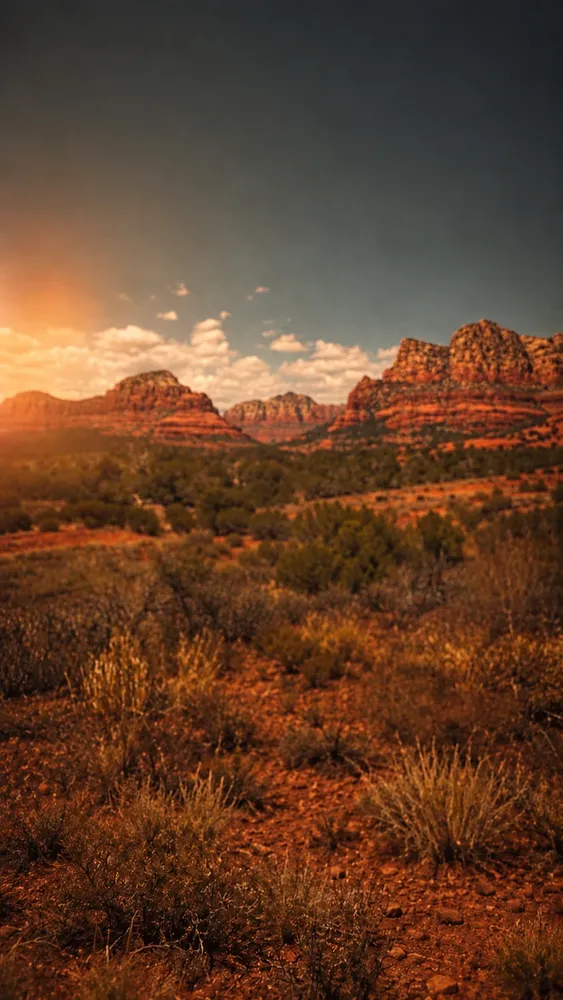
#> input picture assets/portal/sedona-photo.webp, 563 x 1000 px, shrunk from 941 x 1672 before the run
$ python -i grade2.py   (imports and definitions only)
#> lines starting #> are read from the running program, lines starting #| are printed output that depends on the picture
#> further down, picture is the input picture: shape (1000, 563, 3); mean B, G, R 42.2, 64.1, 98.8
import cv2, numpy as np
rng=np.random.default_rng(7)
def paper(h,w):
    n=rng.standard_normal((h,w)).astype(np.float32)
    g=cv2.GaussianBlur(n,(0,0),1.1)*0.6+cv2.GaussianBlur(n,(0,0),4)*1.4
    return g/g.std()
def smoothstep(e0,e1,x): t=np.clip((x-e0)/(e1-e0),0,1); return t*t*(3-2*t)
def grade(bgr, base_chroma=0.86, gold_chroma=1.3, lift=7, smooth=0.5, grain=1.6):
#> called with base_chroma = 1, gold_chroma = 1, lift = 5, smooth = 0.5, grain = 1.8
    img=bgr.astype(np.uint8)
    sm=cv2.edgePreservingFilter(img,flags=1,sigma_s=18,sigma_r=0.12)
    img=cv2.addWeighted(sm,smooth,img,1-smooth,0)
    hsv=cv2.cvtColor(img,cv2.COLOR_BGR2HSV).astype(np.float32)
    H,S,V=hsv[...,0],hsv[...,1]/255,hsv[...,2]/255
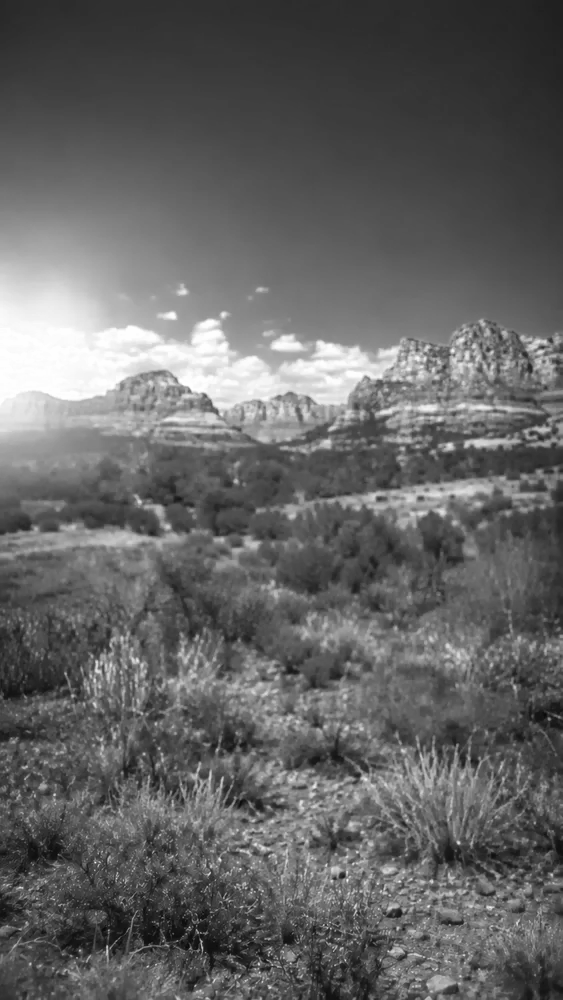
#> V: shape (1000, 563) float32; min 0.0235, max 0.996, mean 0.391
    # gold: yellow-orange hues (OpenCV H 15..32 = 30..64 deg), saturated and bright
    gold=smoothstep(13,18,H)*(1-smoothstep(30,36,H))*smoothstep(0.25,0.5,S)*smoothstep(0.45,0.75,V)
    # brilliance: the sun and its glow
    hi=smoothstep(0.82,0.97,V)
    lab=cv2.cvtColor(img,cv2.COLOR_BGR2LAB).astype(np.float32)
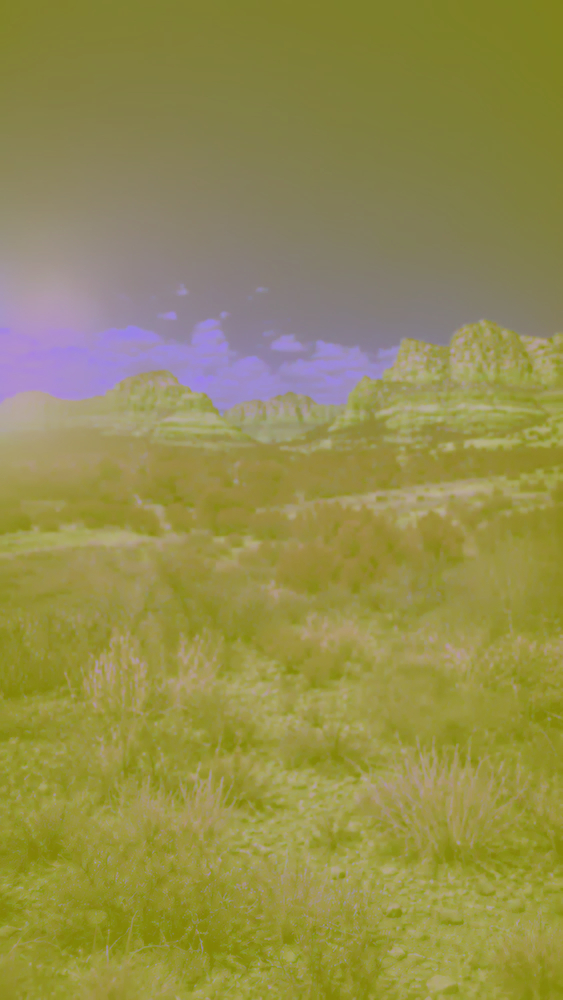
#> lab: shape (1000, 563, 3) float32; mean B, G, R 78.1, 141, 147.4
    L,a,b=lab[...,0],lab[...,1]-128,lab[...,2]-128
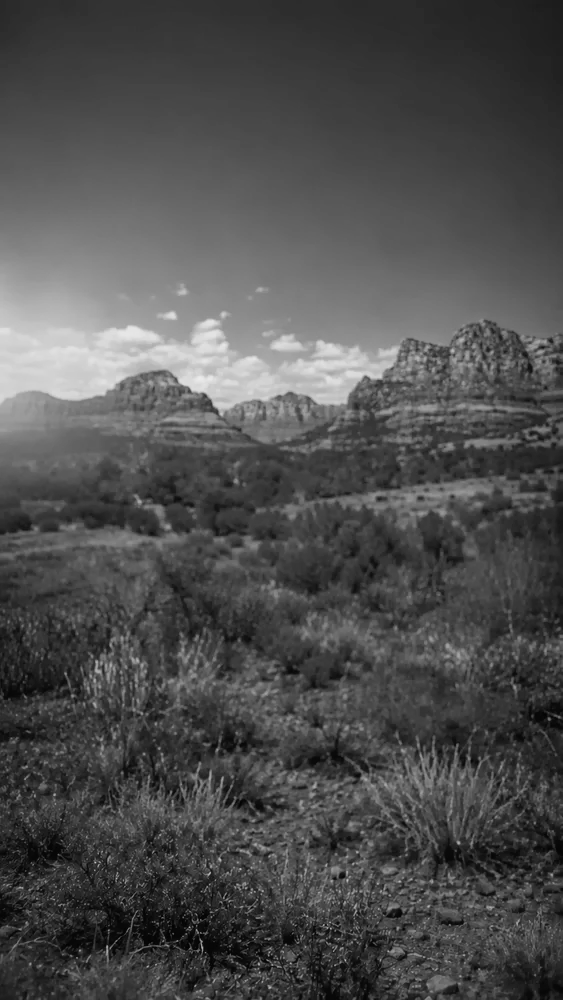
#> L: shape (1000, 563) float32; min 2, max 236, mean 78.1
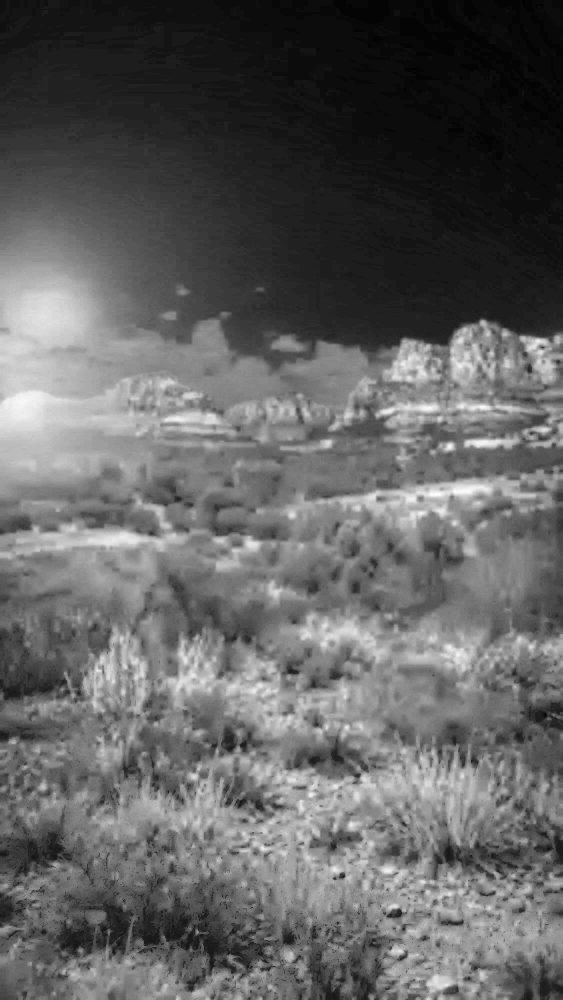
#> b: shape (1000, 563) float32; min -4, max 57, mean 19.4; drawn with min black and max white
    ch=base_chroma+(gold_chroma-base_chroma)*gold
#> ch: shape (1000, 563) float32; every value is 1
    ch=np.maximum(ch,1.0*hi)
    a*=ch; b*=ch
    # brighter, illustrated: lift shadows/mids, keep highlights brilliant (no compression)
    Ln=L/255
    Ln=Ln+ (lift/255)*(1-Ln)*1.6 + 0.06*gold*(1-Ln)
    L=Ln*255+paper(*L.shape)*grain*(1-hi)
    lab=np.dstack([np.clip(L,0,255),np.clip(a+128,0,255),np.clip(b+128,0,255)]).astype(np.uint8)
    return cv2.cvtColor(lab,cv2.COLOR_LAB2BGR)
#> returned value: shape (1000, 563, 3)

def grade3(bgr, base_chroma=0.78, gold_chroma=1.06, lift=5, smooth=0.5, grain=1.8):
    # muted, painterly, shifted away from purple/red toward green-yellow-blue (Burnell's palette)
    img=grade(bgr, base_chroma=1.0, gold_chroma=1.0, lift=lift, smooth=smooth, grain=grain)
    hsv=cv2.cvtColor(img,cv2.COLOR_BGR2HSV).astype(np.float32)
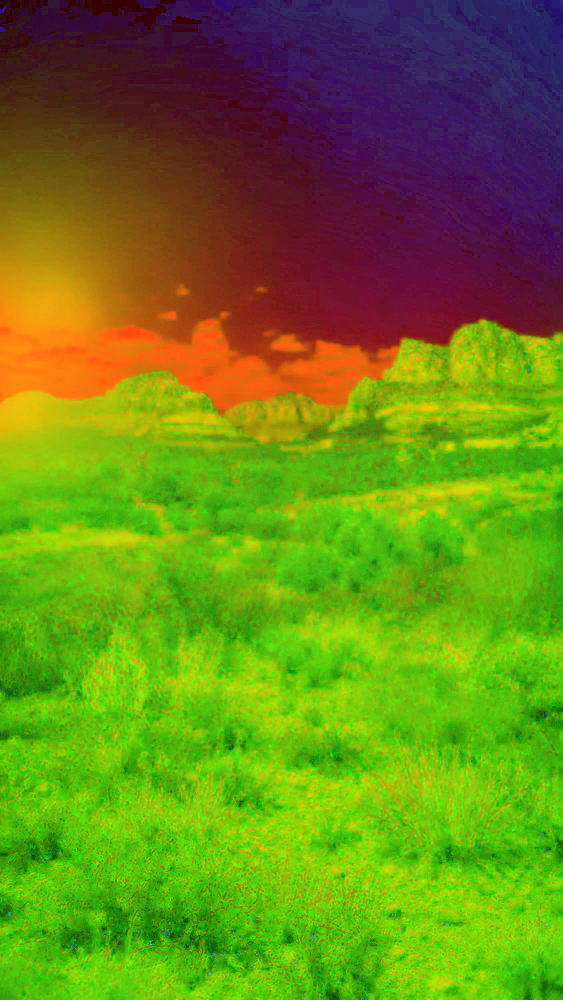
#> hsv: shape (1000, 563, 3) float32; mean B, G, R 24.3, 134.6, 104.8
    H,S,V=hsv[...,0],hsv[...,1]/255,hsv[...,2]/255
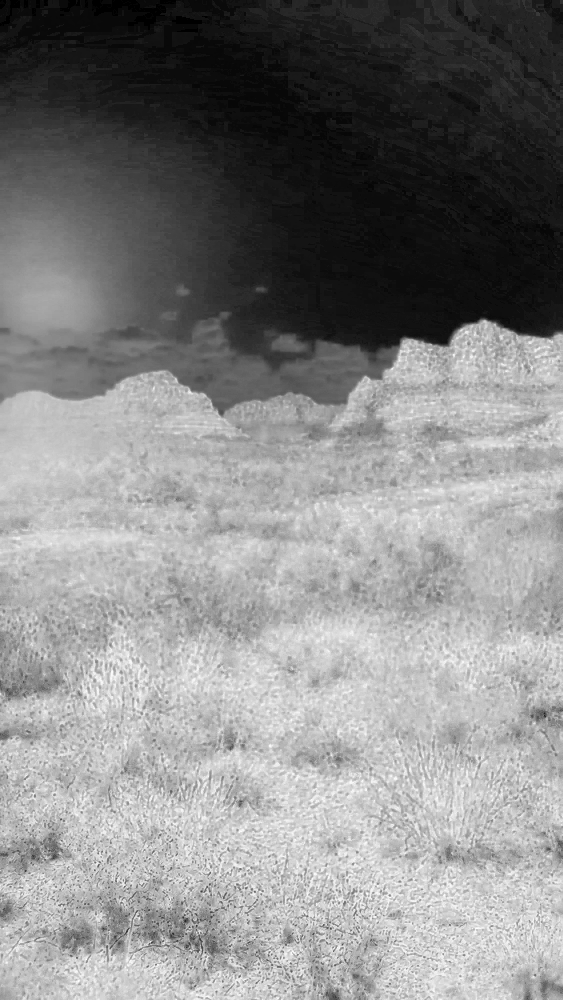
#> S: shape (1000, 563) float32; min 0, max 1, mean 0.528
    gold=smoothstep(13,18,H)*(1-smoothstep(30,36,H))*smoothstep(0.25,0.5,S)*smoothstep(0.45,0.75,V)
#> in smoothstep (call 9), `return t * t * (3 - 2 * t)`:
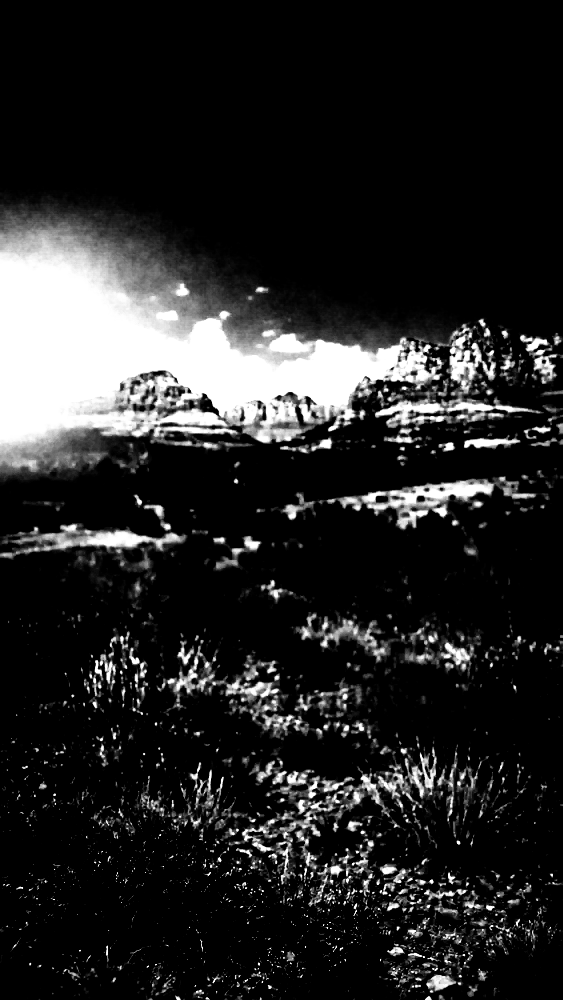
#> returned value: shape (1000, 563) float32; min 0, max 1, mean 0.147
    hi=smoothstep(0.82,0.97,V)
    lab=cv2.cvtColor(img,cv2.COLOR_BGR2LAB).astype(np.float32)
    L,a,b=lab[...,0],lab[...,1]-128,lab[...,2]-128
    # pull magenta/red out: positive a shrinks and slides a touch toward green
    a=np.where(a>0,a*0.72,a)-2.5
    # purples (red + blue) lean blue
    purple=smoothstep(0,10,lab[...,1]-128)*smoothstep(0,10,-(lab[...,2]-128))
    a=a*(1-0.5*purple); b=b-3*purple
    # greens and yellows a little richer than the rest
    green=smoothstep(2,10,-a)
    ch=base_chroma+(gold_chroma-base_chroma)*np.maximum(gold,0.6*green)
    ch=np.maximum(ch,0.95*hi)
    a*=ch; b*=ch
    lab=np.dstack([np.clip(L,0,255),np.clip(a+128,0,255),np.clip(b+128,0,255)]).astype(np.uint8)
    return cv2.cvtColor(lab,cv2.COLOR_LAB2BGR)

>>> import cv2
>>> picture = cv2.imread('../../../assets/portal/sedona-photo.webp')
>>> result = grade3(picture)
